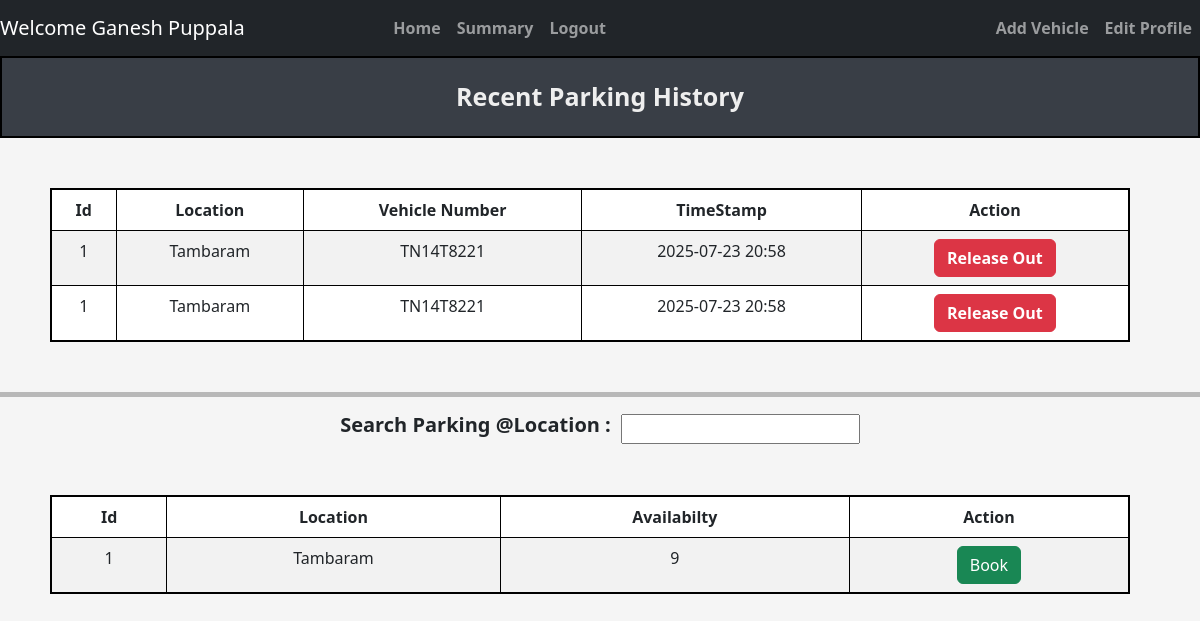
/user/dashboard (signed in), run on an earlier commit of the app's database.
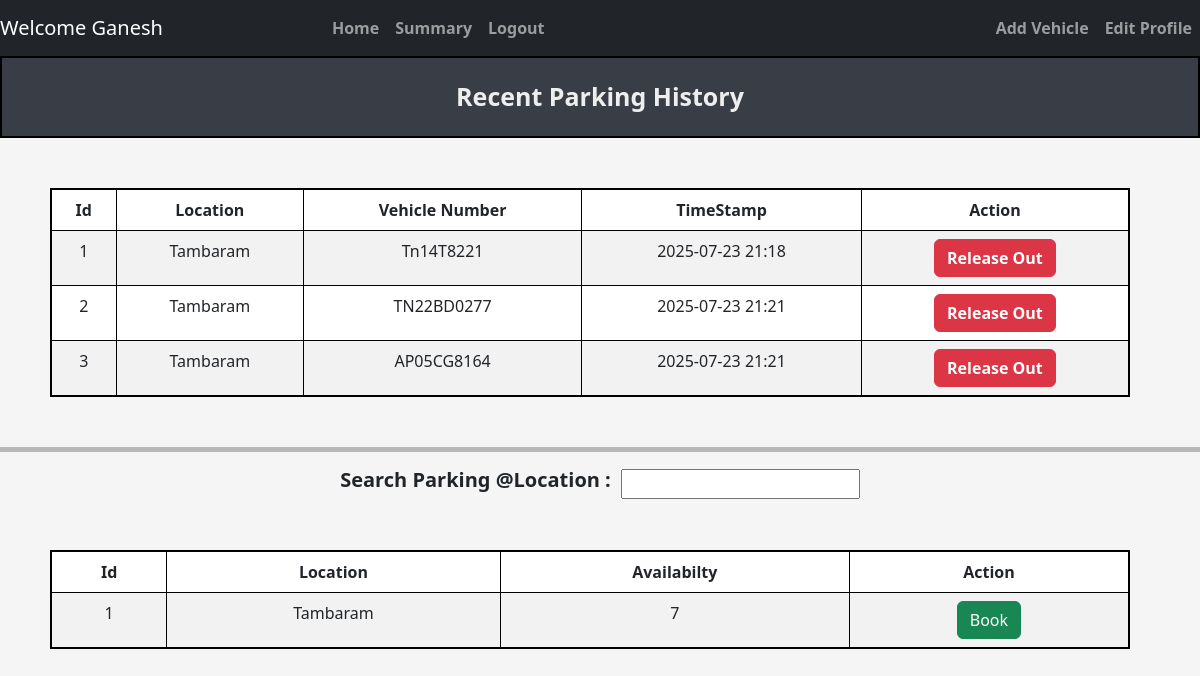
And on a later commit of the database.
### tables this page shows
CREATE TABLE Reserve_Parking_Spot (
                spot_id INTEGER NOT NULL,
                lot_id INTEGER NOT NULL,
                user_id INTEGER NOT NULL,
                vehicle_number TEXT NOT NULL,
                parking_timestamp DATETIME NOT NULL,
                leaving_timestamp DATETIME,
                parking_cost REAL,

                FOREIGN KEY (lot_id)  REFERENCES ParkingLot(lot_id)
                FOREIGN KEY (spot_id) REFERENCES ParkingSpots(spot_id),
                FOREIGN KEY (user_id) REFERENCES USERS(Id)
                );

CREATE TABLE ParkingLot (
            lot_id INTEGER PRIMARY KEY AUTOINCREMENT,
            location_name TEXT NOT NULL,
            address TEXT NOT NULL,
            pincode TEXT NOT NULL,
            price INTEGER NOT NULL, 
            maxSpots INTEGER NOT NULL
        );

### controllers/user_controller.py (the view)
@user.route("/user/dashboard",methods = ['GET','POST'])
def dashboard():
    user_id = session['user_id']
    user_parking_data = getReserveParkingSpotData(user_id)
    availability_data = get_availability_data()
    print(user_parking_data)
    print(availability_data)
    return render_template("dashboard/user_dashboard.html",availability_data=availability_data, user_parking_data = user_parking_data)

### models/parking_lot.py (called while the page is built)
def get_availability_data():
    connection = sqlite3.connect(DATABASE_PARKING)
    cur = connection.cursor()
    cur.execute(
            '''
                select
                pl.lot_id,
                pl.address,
                Count(Case WHEN ps.status = 'A' THEN 1 END) As availabilty
                from ParkingLot PL
                Left Join
                ParkingSpots PS ON PL.lot_id = PS.lot_id
                Group By
                PL.lot_id,PL.address
            '''
            )
    result = cur.fetchall()
    connection.commit()
    connection.close()
    return result

def getReserveParkingSpotData(user_id):
    connection = sqlite3.connect(DATABASE_PARKING)
    cur = connection.cursor()
    print(user_id)
    cur.execute('''
                    select rp.spot_id,
                        pl.address AS location_name,
                        rp.vehicle_number,
                        rp.parking_timestamp,
                        ps.status,
                        pl.lot_id
                        from Reserve_Parking_Spot rp
                    JOIN
                        ParkingLot pl on pl.lot_id = rp.lot_id
                    JOIN
                        ParkingSpots ps on rp.spot_id = ps.spot_id AND rp.lot_id = ps.lot_id
                    where
                        rp.user_id = (?)
                ''',(user_id,)
                )
    result = cur.fetchall()
    connection.commit()
    connection.close()
    return result

### templates/dashboard/user_dashboard.html (shortened to what this page needs)
{% extends "navbar.html" %}
{% block content %}
    <div class="title"> Recent Parking History </div>
        <table style="text-align: center;" class="table table-striped table-css table-bordered ">
                <thead>
                    <tr>
                    <th scope="col">Id</th>
                    <th scope="col">Location</th>
                    <th scope="col">Vehicle Number</th>
                    <th scope="col">TimeStamp</th>
                    <th scope="col">Action</th>
                    </tr>
                </thead>
                <tbody>
                    {% for parking in user_parking_data %}
                        <tr>
                            <td scope="row">{{ parking[0] }}</td>
                            <td>{{ parking[1] }}</td>
                            <td>{{ parking[2] }}</td>
                            <td>{{ parking[3] }}</td>
                            {% if parking[4] == 'O' %}
                                <td>
                                    <form method="post" action="{{ url_for ('user.ReleaseSpot') }}">
                                        <button type="submit" class="btn btn-danger"><b> Release Out </b></button></td>
                            {% else %}
                                <td><button type="submit" class="btn btn-success"><b> Parked Out </b></button></td>
                            {% endif %}
                        </tr>
                    {% endfor %}
                </tbody>
        </table>
        <hr style="height: 5px; background-color: black; border: none;">
        <div class="center-wrapper">
            <div class = "search_location">
                <span>
                    <h5><b>Search Parking @Location :</b></h5>
                    <input type="text" id="searchInput" onkeyup="filterTable()">
                </span>
            </div>
        </div>
        <table id="dataTable" style="text-align: center;" class="table table-striped table-css table-bordered ">
                <thead>
                    <tr>
                        <th scope="col">Id</th>
                        <th scope="col">Location</th>
                        <th scope="col">Availabilty</th>
                        <th scope="col">Action</th>
                    </tr>
                </thead>
                <tbody>
                    {% for lot in availability_data %}
                        <tr>
                            <td scope="row">{{ lot[0] }}</td>
                            <td>{{ lot[1] }}</td>
                            <td>{{ lot[2] }}</td>
                            <td>
                                <form method="POST" action="{{ url_for ('user.bookSpot') }}">
                                    <button type="submit" class="btn btn-success"> Book </button>
                                </form>
                        </tr>
                    {% endfor %}
                </tbody>
            </table>
{% endblock %}

### templates/navbar.html (shortened to what this page needs)
<!DOCTYPE html>
<html lang="en">
  <head>
    <link href="https://cdn.jsdelivr.net/npm/bootstrap@5.3.0/dist/css/bootstrap.min.css" rel="stylesheet">
    <link rel="stylesheet" href="{{ url_for('static', filename='css/style.css') }}">
</head>
<body>
  <nav class="navbar navbar-expand-lg navbar-dark bg-dark">
  <a class="navbar-brand" href="#">
    Welcome
    {{ session.get('name') }}</a>
  {% if session.get('role') == 'user' %}
  <div
  style="align-items: center; justify-content: center; font-weight: bold;"
  class="collapse navbar-collapse" id="navbarSupportedContent">
    <ul class="navbar-nav mr-auto">
      <li class="nav-item active">
        <a class="nav-link" href="{{ url_for('user.dashboard') }}">Home </a>
      </li>
      <li class="nav-item">
        <a class="nav-link" href="{{ url_for('admin.summary') }}">Summary</a>
      </li>
      <li class="nav-item">
        <a class="nav-link" href="{{ url_for('auth.login')}}">Logout</a>
      </li>
    </ul>
  </div>
    <div
  style= "justify-content: right; font-weight: bold;"
  class="collapse navbar-collapse" id="navbarSupportedContent">
    <ul class="navbar-nav mr-auto">
      <li class="nav-item active">
        <a class="nav-link" href="{{ url_for('user.addVehicle') }}"> Add Vehicle </a>
      </li>
      <li class="nav-item active">
        <a class="nav-link" href="#">Edit Profile</a>
      </li>
    </ul>
  </div>
  {% endif %}
</nav>
  {% block content %} {% endblock %}
</body>
</html>

### static/css/style.css (style rules this page uses)
body { background-color: #f5f5f5; justify-content: center; }
.title { background-color: #393E46; border: 2px solid black; text-align: center; padding: 20px; font-weight: bold; font-size: 25px; margin-bottom: 20px; color: #EEEEEE; }
.table-css { margin: 50px; justify-content: center; width: 90vw; border: 2px solid black; }
.search_location span { display: flex; align-items: center; gap: 10px; }
.center-wrapper { display: flex; justify-content: center; align-items: center; }

What changed in the data, as far as the page shows it:
changed Reserve_Parking_Spot (number 1 of 3 on the later page): vehicle_number "TN14T8221" → "Tn14T8221"; parking_timestamp "2025-07-23 20:58" → "2025-07-23 21:18"
changed Reserve_Parking_Spot (number 2 of 3 on the later page): spot "1" → "2"; vehicle_number "TN14T8221" → "TN22BD0277"; parking_timestamp "2025-07-23 20:58" → "2025-07-23 21:21"
added Reserve_Parking_Spot: spot "3", address "Tambaram", vehicle_number "AP05CG8164", parking_timestamp "2025-07-23 21:21"
computed for ParkingLot "Tambaram": lot "9" → "7"
Also different on the page:
{{ session.get('name') }}: "Ganesh Puppala" → "Ganesh"
